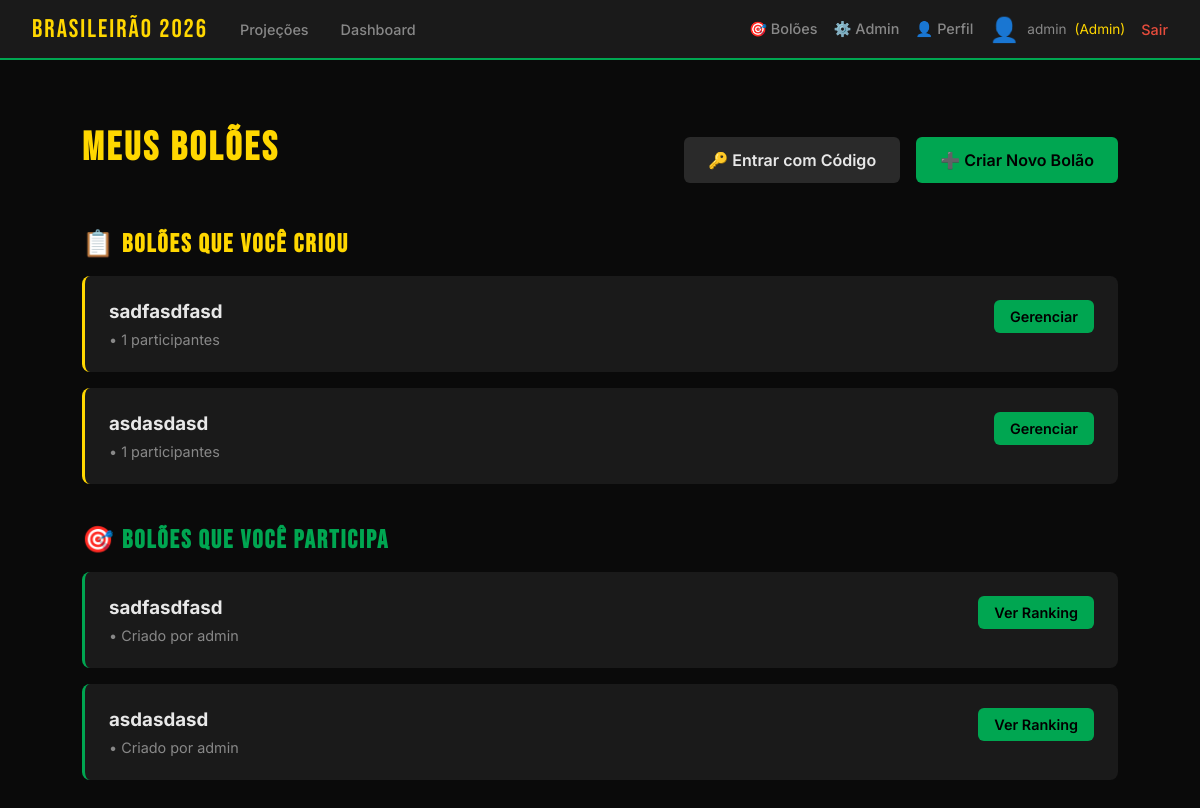
The page /meus_boloes (signed in) on the database its author committed.
### app/models.py (models this page shows, shortened)
class Usuario(UserMixin, db.Model):
    id = db.Column(db.Integer, primary_key=True)
    username = db.Column(db.String(80), unique=True, nullable=False)
    email = db.Column(db.String(120), unique=True, nullable=True)
    nome_completo = db.Column(db.String(200), nullable=True)
    password_hash = db.Column(db.String(200), nullable=False)
    is_admin = db.Column(db.Boolean, default=False)
    avatar_tipo = db.Column(db.String(20), default='sugerido')  # sugerido, upload
    avatar_sugerido_id = db.Column(db.Integer, db.ForeignKey('avatar_sugerido.id'), nullable=True)
    avatar_custom_url = db.Column(db.String(200), nullable=True)
    time_coracao_id = db.Column(db.Integer, db.ForeignKey('time.id'), nullable=True)
    tipo = db.Column(db.String(20), default='participante')  # admin, dono, participante
    status = db.Column(db.String(20), default='ativo')  # ativo, suspenso
    data_cadastro = db.Column(db.DateTime, default=db.func.now())

class Bolao(db.Model):
    id = db.Column(db.Integer, primary_key=True)
    nome = db.Column(db.String(100), nullable=False)
    competicao_id = db.Column(db.Integer, db.ForeignKey('competicao.id'), nullable=False)
    dono_id = db.Column(db.Integer, db.ForeignKey('usuario.id'), nullable=False)
    codigo_convite = db.Column(db.String(10), unique=True, nullable=False)
    regra_pontuacao_id = db.Column(db.Integer, db.ForeignKey('regra_pontuacao.id'), nullable=False)
    tipo_acesso = db.Column(db.String(20), default='publico')  # publico, privado
    tipo_bolao = db.Column(db.String(30), default='campeonato_completo')  # campeonato_completo, time_campeonato, time_ano_completo
    time_especifico_id = db.Column(db.Integer, db.ForeignKey('time.id'), nullable=True)
    ano = db.Column(db.Integer, nullable=True)
    status_pagamento = db.Column(db.String(20), default='pendente')  # pendente, aprovado, recusado
    valor_pago = db.Column(db.Float, default=0.0)
    data_pagamento = db.Column(db.DateTime, nullable=True)
    status = db.Column(db.String(20), default='ativo')  # ativo, encerrado
    data_criacao = db.Column(db.DateTime, default=db.func.now())
    competicao = db.relationship('Competicao', backref='boloes')
    dono = db.relationship('Usuario', foreign_keys=[dono_id], backref='boloes_criados')
    regra = db.relationship('RegraPontuacao', backref='boloes')
    participantes = db.relationship('ParticipanteBolao', backref='bolao', lazy='dynamic')
    time_especifico = db.relationship('Time', backref='boloes_time')  # NOVO relacionamento

class ParticipanteBolao(db.Model):
    id = db.Column(db.Integer, primary_key=True)
    bolao_id = db.Column(db.Integer, db.ForeignKey('bolao.id'), nullable=False)
    usuario_id = db.Column(db.Integer, db.ForeignKey('usuario.id'), nullable=False)
    data_entrada = db.Column(db.DateTime, default=db.func.now())
    pontos_totais = db.Column(db.Integer, default=0)
    usuario = db.relationship('Usuario', backref='participacoes')

### app/routes.py (the view)
@bp.route('/meus_boloes')
@login_required
def meus_boloes():
    from app.models import Bolao, ParticipanteBolao
    boloes_dono = Bolao.query.filter_by(dono_id=current_user.id).all()
    boloes_participante = ParticipanteBolao.query.filter_by(usuario_id=current_user.id).all()
    return render_template('meus_boloes.html',
                         boloes_dono=boloes_dono,
                         boloes_participante=boloes_participante)

### app/__init__.py (called while the page is built)
@login_manager.user_loader
def load_user(user_id):
    from app.models import Usuario
    return Usuario.query.get(int(user_id))

### app/templates/meus_boloes.html (shortened to what this page needs)
{% extends "base.html" %}
{% block content %}
<div style="max-width: 1200px; margin: 2rem auto;">
    <div style="display: flex; justify-content: space-between; align-items: center; margin-bottom: 2rem;">
        <h1>Meus Bolões</h1>
        <div style="display: flex; gap: 1rem;">
            <a href="/entrar_bolao" style="background: var(--cinza-medio); color: var(--texto); padding: 0.8rem 1.5rem;
                border-radius: 6px; text-decoration: none; font-weight: 600;">
                🔑 Entrar com Código
            </a>
            <a href="/criar_bolao" style="background: var(--verde); color: #000; padding: 0.8rem 1.5rem;
                border-radius: 6px; text-decoration: none; font-weight: 600;">
                ➕ Criar Novo Bolão
            </a>
        </div>
    </div>
    <div style="display: grid; gap: 1.5rem;">
        {% if boloes_dono|length > 0 %}
        <div>
            <h2 style="color: var(--amarelo); margin-bottom: 1rem;">📋 Bolões que você criou</h2>
            {% for bolao in boloes_dono %}
            <div style="background: var(--cinza); padding: 1.5rem; border-radius: 8px; margin-bottom: 1rem; border-left: 3px solid var(--amarelo);">
                <div style="display: flex; justify-content: space-between; align-items: start;">
                    <div>
                        <h3 style="margin-bottom: 0.5rem;">{{ bolao.nome }}</h3>
                        <div style="color: var(--texto-fraco); font-size: 0.9rem;">
                            {{ bolao.competicao.nome }} • {{ bolao.participantes.count() }} participantes
                        </div>
                    </div>
                    <a href="/bolao/{{ bolao.id }}" style="background: var(--verde); color: #000; padding: 0.5rem 1rem;
                        border-radius: 6px; text-decoration: none; font-weight: 600; font-size: 0.9rem;">
                        Gerenciar
                    </a>
                </div>
            </div>
            {% endfor %}
        </div>
        {% endif %}
        {% if boloes_participante|length > 0 %}
        <div>
            <h2 style="color: var(--verde); margin-bottom: 1rem;">🎯 Bolões que você participa</h2>
            {% for participacao in boloes_participante %}
            <div style="background: var(--cinza); padding: 1.5rem; border-radius: 8px; margin-bottom: 1rem; border-left: 3px solid var(--verde);">
                <div style="display: flex; justify-content: space-between; align-items: start;">
                    <div>
                        <h3 style="margin-bottom: 0.5rem;">{{ participacao.bolao.nome }}</h3>
                        <div style="color: var(--texto-fraco); font-size: 0.9rem;">
                            {{ participacao.bolao.competicao.nome }} • Criado por {{ participacao.bolao.dono.username }}
                        </div>
                    </div>
                    <a href="/bolao/{{ participacao.bolao.id }}" style="background: var(--verde); color: #000; padding: 0.5rem 1rem;
                        border-radius: 6px; text-decoration: none; font-weight: 600; font-size: 0.9rem;">
                        Ver Ranking
                    </a>
                </div>
            </div>
            {% endfor %}
        </div>
        {% endif %}
    </div>
</div>
{% endblock %}

### app/templates/base.html (shortened to what this page needs)
<!DOCTYPE html>
<html lang="pt-BR">
<head>
</head>
<body>
    <nav>
        <a href="/" class="logo">Brasileirão 2026</a>
        <a href="/projecoes">Projeções</a>
        <a href="/dashboard">Dashboard</a>
        <div style="margin-left: auto; display: flex; align-items: center; gap: 1rem;">
            {% if current_user.is_authenticated %}
                <a href="/meus_boloes">🎯 Bolões</a>
                    {% if current_user.is_admin %}
                        <a href="/admin/competicoes">⚙️ Admin</a>
                    {% endif %}
                <a href="/perfil">👤 Perfil</a>
                <span style="display: flex; align-items: center; gap: 0.5rem; color: var(--texto-fraco); font-size: 0.85rem;">
                    {% if current_user.avatar_tipo == 'sugerido' and current_user.avatar_sugerido_id %}
                        <span style="font-size: 1.5rem;">{{ ['⚽', '🏆', '👟', '🥅', '🔥', '⭐', '⚡', '💪', '🎯', '👊', '🚀', '💎'][current_user.avatar_sugerido_id - 1] }}</span>
                    {% elif current_user.avatar_tipo == 'upload' and current_user.avatar_custom_url %}
                        <img src="{{ current_user.avatar_custom_url }}" style="width: 30px; height: 30px; border-radius: 50%; object-fit: cover;">
                    {% else %}
                        <span style="font-size: 1.5rem;">👤</span>
                    {% endif %}
                    {{ current_user.username }}
                    {% if current_user.is_admin %}
                        <span style="color: var(--amarelo);">(Admin)</span>
                    {% endif %}
                </span>
                <a href="/logout" style="color: #e74c3c;">Sair</a>
            {% else %}
                <a href="/login">Login</a>
                <a href="/registro">Criar Conta</a>
            {% endif %}
        </div>
    </nav>
    <div class="container">
        {% block content %}{% endblock %}
    </div>
</body>
</html>

### app/templates/base.html (style rules this page uses)
:root { --verde: #00a651; --amarelo: #ffd700; --azul: #003087; --escuro: #0a0a0a; --cinza: #1a1a1a; --cinza-medio: #2a2a2a; --texto: #e8e8e8; --texto-fraco: #888; }
* { margin: 0; padding: 0; box-sizing: border-box; }
body { background: var(--escuro); color: var(--texto); font-family: 'Inter', sans-serif; min-height: 100vh; }
nav { background: var(--cinza); border-bottom: 2px solid var(--verde); padding: 0 2rem; display: flex; align-items: center; gap: 2rem; height: 60px; }
nav .logo { font-family: 'Bebas Neue', sans-serif; font-size: 1.6rem; color: var(--amarelo); letter-spacing: 2px; text-decoration: none; }
nav a { color: var(--texto-fraco); text-decoration: none; font-size: 0.9rem; font-weight: 500; transition: color 0.2s; }
.container { max-width: 1100px; margin: 0 auto; padding: 2rem; }
h1 { font-family: 'Bebas Neue', sans-serif; font-size: 2.5rem; letter-spacing: 3px; color: var(--amarelo); margin-bottom: 1.5rem; }
h2 { font-family: 'Bebas Neue', sans-serif; font-size: 1.6rem; letter-spacing: 2px; color: var(--verde); margin-bottom: 1rem; }

### rows shown on the page
Usuario: username "admin"
Bolao: nome "sadfasdfasd", participantes.count "1"
Bolao: nome "asdasdasd", participantes.count "1"
ParticipanteBolao: bolao.nome "sadfasdfasd", bolao.dono.username "admin"
ParticipanteBolao: bolao.nome "asdasdasd", bolao.dono.username "admin"
